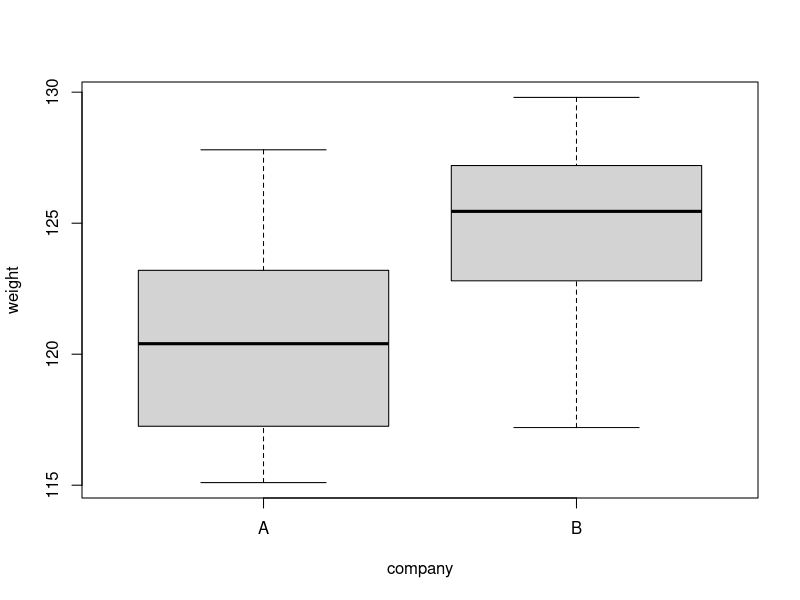
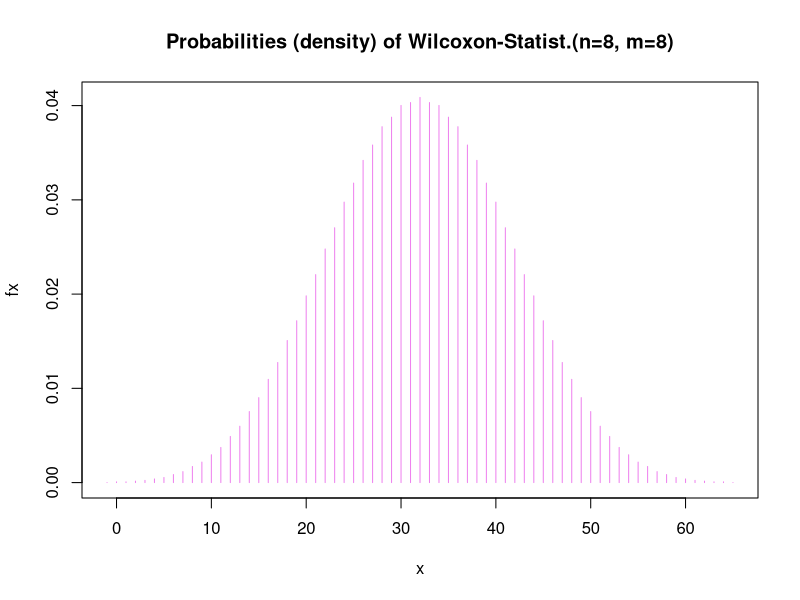

Source code (R) for these figures, in order: (Note: this script raises an error after producing the figures.)
## ---- chunk 1
A <- c(117.1, 121.3, 127.8, 121.9, 117.4, 124.5, 119.5, 115.1)
B <- c(123.5, 125.3, 126.5, 127.9, 122.1, 125.6, 129.8, 117.2)
dat <- data.frame(weight = c(A,B), 
                  company = rep(c("A","B"), each=8))
dat$company <- factor(dat$company)
boxplot(weight ~ company, data = dat)
## ---- chunk 2
# Use help(wilcox.test) to determine the inputs for this function. You can use ~ to specify the relationship between weight and company.
wt = 
## ---- chunk 3
x <- -1: (8*8 + 1) 
# The p-value is calculated by determining the index for which the cumulative sum of fx exceeds 0.05. Therefore, we should be careful to index correctly on x as well.

fx <- dwilcox(x, length(A), length(B)) # dwilcox is a builtin R function that determines the Wilcoxon distribution given the sizes of the two samples

thresholdValue <- 0.025 # two-sided test since we want 0.025 as both ends

ix <- which(cumsum(fx) <= thresholdValue) # cumulative sum is summing probabilities up to the edge of the rejection region (e.g. thresholdValue) in order to determine the rejection region. However, the edge of the rejection region might not be exactly at a significance level of 0.05 as the value of alpha will likely fall between the discrete values of the W distribution.

tx <- x[length(ix)] # determines the maximum x-value for which the sum of probabilities is still under the threshold value

# Plot the distribution, rejection region, and observed test statistic
plot(x, fx, type = "h", col = "violet",
     main =  "Probabilities (density) of Wilcoxon-Statist.(n=8, m=8)") + abline(v=wt$statistic, col="blue")+ polygon(c(x[x <= tx], tx, tx), c(fx[x <= tx], 0, 0), col=rgb(1, 0, 0,0.5), border=NA) 
## ---- chunk 4
# Combine the data from group A and B 
pooled <- c(A,B)

# Try resampling the combined data from above. What are we trying to calculate here? Use help(sample) to get started.

## ---- chunk 5
# Divide the combined data into two groups and calculate their difference in means 2000 times  
nresamples <- 2000
dist <- replicate(nresamples, mean(sample(pooled, length(A), FALSE))-mean(sample(pooled, length(B), FALSE)))

# Plot the histogram
histogram = hist(dist, xlim = c(-6, 6), col = "black", breaks = 100)
thresholdValue <- 0.025
ix <- which(cumsum(histogram$counts)/nresamples <= thresholdValue)
tx <- histogram$breaks[length(ix)]
tx
abline(v = mean(A)-mean(B), col = "blue", lwd = 2)
polygon(x=c(-6,-6,tx,tx), y=c(0,60,60,0), col="#FF990022", border=F)
